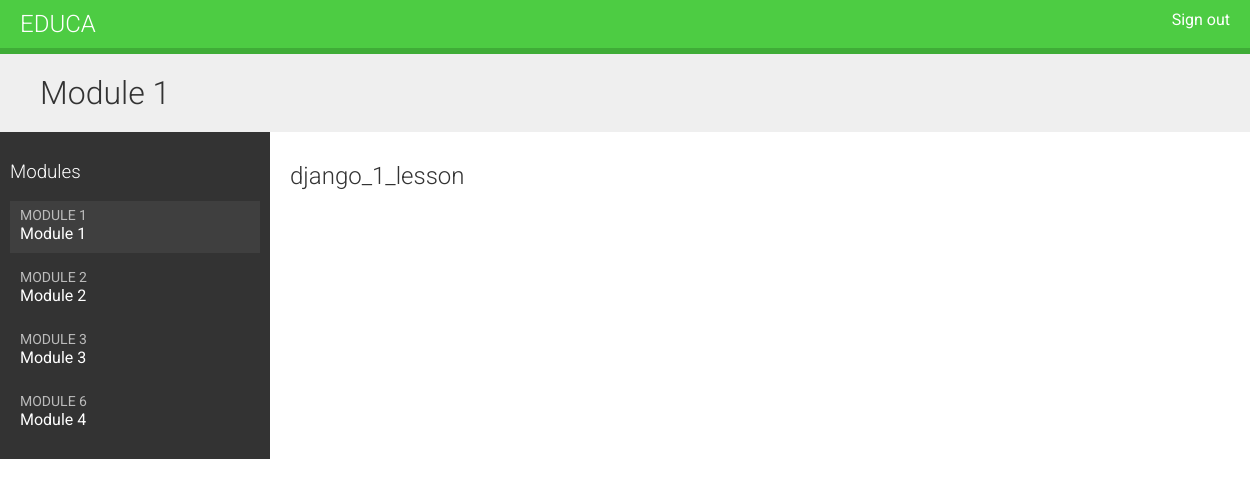
Screenshot of /students/course/1 (signed in) with the database file from the repository.
### courses/models.py (models this page shows, shortened)
class Module(models.Model):
    course = models.ForeignKey(Course,
                               related_name='modules',
                               on_delete=models.CASCADE)
    title = models.CharField(max_length=200)
    description = models.TextField(blank=True)
    order = OrderField(blank=True, for_fields=['course'])
    class Meta:
        ordering = ['order']

class Content(models.Model):
    module = models.ForeignKey(Module,
                               related_name='contents',
                               on_delete=models.CASCADE)
    content_type = models.ForeignKey(ContentType,
                                     on_delete=models.CASCADE,
                                     limit_choices_to={'model__in': (
                                         'text',
                                         'video',
                                         'image',
                                         'file'
                                     )})
    object_id = models.PositiveIntegerField()
    item = GenericForeignKey('content_type', 'object_id')
    order = OrderField(blank=True, for_fields=['module'])
    class Meta:
        ordering = ['order']

class ItemBase(models.Model):
    owner = models.ForeignKey(User,
                              related_name='%(class)s_related',
                              on_delete=models.CASCADE)
    title = models.CharField(max_length=250)
    created = models.DateTimeField(auto_now_add=True)
    updated = models.DateTimeField(auto_now=True)
    class Meta:
        abstract=True
    def render(self):
        return render_to_string(
            f'courses/content/{self._meta.model_name}.html',
            {'item': self}
        )

class Video(ItemBase):
    url = models.URLField()

### students/views.py (the view)
class StudentCourseDetailView(DetailView):
    model = Course
    template_name = 'students/course/detail.html'
    def get_queryset(self):
        qs = super().get_queryset()
        return qs.filter(students__in=[self.request.user])
    def get_context_data(self, **kwargs):
        context = super().get_context_data(**kwargs)
        course = self.get_object()
        if 'module_id' in self.kwargs:
            context['module'] = course.modules.get(
            id=self.kwargs['module_id'])
        else:
            context['module'] = course.modules.all()[0]
        return context

### students/templates/students/course/detail.html (shortened to what this page needs)
{% extends "base.html" %}
{% block content %}
    <h1>
        {{ module.title }}
    </h1>
    <div class="contents">
        <h3>Modules</h3>
        <ul id="modules">
            {% for m in object.modules.all %}
                <li data-id="{{ m.id }}" {% if m == module %}class="selected"{% endif %}>
                    <a href="{% url 'student_course_detail_module' object.id m.id %}">
                        <span>
                            Module <span class="order">{{ m.order|add:1 }}</span>
                        </span>
                        <br>
                        {{ m.title }}
                    </a>
                </li>
            {% empty %}
                <li>No modules yet.</li>
            {% endfor %}
        </ul>
    </div>
    <div class="module">
        {% for content in module.contents.all %}
            {% with item=content.item %}
                <h2>{{ item.title }}</h2>
            {% endwith %}
        {% endfor %}
    </div>
{% endblock %}

### courses/static/css/base.css (style rules this page uses)
body { margin:0; font-family:'Roboto', sans-serif; font-weight:400; color:#333; }
a { color:#3fad37; text-decoration:none; }
ul { float:left; }
h1, h2, h3, h4, h5, h6 { font-family:'Roboto', sans-serif; font-weight:300; }
h1 { background:#efefef; width:100%; overflow:auto; padding:20px 0 20px 40px; margin:0; }
.module { padding:10px 20px; float:left; width:600px; }
.contents { width:20%; padding:10px; float:left; background:#333; color: #fff; font-family:'Roboto', sans-serif; }
.contents ul { list-style:none; margin:0; padding:0; width:100%; }
.contents ul li { margin:0 0 10px 0; padding:4px 10px 10px; overflow:auto; cursor:move; }
.contents ul li.selected { background:#3f3f3f; }
.contents ul span { text-transform:uppercase; color:#bbb; font-size:14px; }
.contents ul a { display:block; color:#fff; text-decoration:none; }

### rows the page displays
Module: title "Module 1", order|add "1"
Module: order|add "2", title "Module 2"
Module: order|add "3", title "Module 3"
Module: order|add "6", title "Module 4"
Content: item "django_1_lesson"
